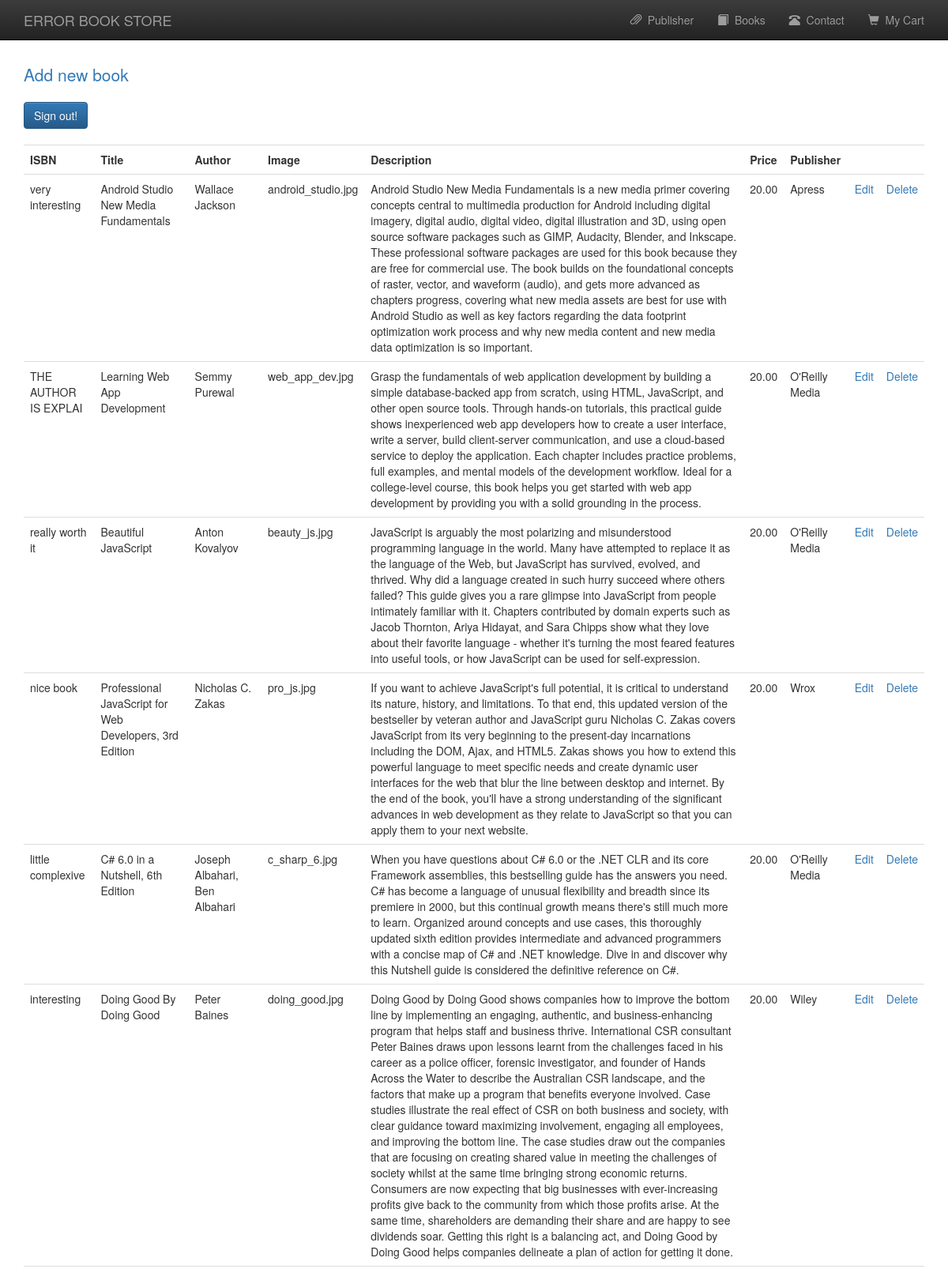
/admin_book.php (signed in, upper part), run on the app's committed database.
### tables this page shows
CREATE TABLE IF NOT EXISTS `books` (
  `book_isbn` varchar(20) NOT NULL,
  `book_title` varchar(60) DEFAULT NULL,
  `book_author` varchar(60) DEFAULT NULL,
  `book_image` varchar(40) DEFAULT NULL,
  `book_descr` text,
  `book_price` decimal(6,2) NOT NULL,
  `publisherid` int(10) unsigned NOT NULL
);

CREATE TABLE IF NOT EXISTS `publisher` (
  `publisherid` int(10) unsigned NOT NULL,
  `publisher_name` varchar(60) NOT NULL
);

### database_functions.php (called while the page is built, shortened)
<?php
	function getPubName($conn, $pubid){
		$query = "SELECT publisher_name FROM publisher WHERE publisherid = '$pubid'";
		$result = mysqli_query($conn, $query);
		$row = mysqli_fetch_assoc($result);
		return $row['publisher_name'];
	}
	function getAll($conn){
		$query = "SELECT * from books ORDER BY book_isbn DESC";
		$result = mysqli_query($conn, $query);
		return $result;
	}
?>

### admin_book.php (the view, shortened to what this page needs)
<?php
	require_once "./template/header.php";
	require_once "./functions/database_functions.php";
	$conn = db_connect();
	$result = getAll($conn);
?>
	<p class="lead"><a href="admin_add.php">Add new book</a></p>
	<a href="admin_signout.php" class="btn btn-primary">Sign out!</a>
	<table class="table" style="margin-top: 20px">
		<tr>
			<th>ISBN</th>
			<th>Title</th>
			<th>Author</th>
			<th>Image</th>
			<th>Description</th>
			<th>Price</th>
			<th>Publisher</th>
			<th>&nbsp;</th>
			<th>&nbsp;</th>
		</tr>
		<?php while($row = mysqli_fetch_assoc($result)){ ?>
		<tr>
			<td><?php echo $row['book_isbn']; ?></td>
			<td><?php echo $row['book_title']; ?></td>
			<td><?php echo $row['book_author']; ?></td>
			<td><?php echo $row['book_image']; ?></td>
			<td><?php echo $row['book_descr']; ?></td>
			<td><?php echo $row['book_price']; ?></td>
			<td><?php echo getPubName($conn, $row['publisherid']); ?></td>
			<td><a href="admin_edit.php?bookisbn=<?php echo $row['book_isbn']; ?>">Edit</a></td>
			<td><a href="admin_delete.php?bookisbn=<?php echo $row['book_isbn']; ?>">Delete</a></td>
		</tr>
		<?php } ?>
	</table>
<?php
	require_once "./template/footer.php";
?>

### jumbotron.css (style rules this page uses)
body { padding-top: 50px; padding-bottom: 20px; }
#main > :first-child { margin-top: 30px; }

### data on the page
books: book_isbn "very interesting", book_title "Android Studio New Media Fundamentals", book_author "Wallace Jackson", book_image "android_studio.jpg", book_descr "Android Studio New Media Fundamentals is a new media primer covering concepts central to multimedia production for Android including digital imagery, digital audio, digital video, digital illustration and 3D, using open source software packages such as GIMP, Audacity, Blender, and Inkscape. These professional software packages are used for this book because they are free for commercial use. The book builds on the foundational concepts of raster, vector, and waveform (audio), and gets more advanced as chapters progress, covering what new media assets are best for use with Android Studio as well as key factors regarding the data footprint optimization work process and why new media content…", book_price "20.00", publisherid.publisher_name "Apress"
books: book_isbn "THE AUTHOR IS EXPLAI", book_title "Learning Web App Development", book_author "Semmy Purewal", book_image "web_app_dev.jpg", book_descr "Grasp the fundamentals of web application development by building a simple database-backed app from scratch, using HTML, JavaScript, and other open source tools. Through hands-on tutorials, this practical guide shows inexperienced web app developers how to create a user interface, write a server, build client-server communication, and use a cloud-based service to deploy the application. Each chapter includes practice problems, full examples, and mental models of the development workflow. Ideal for a college-level course, this book helps you get started with web app development by providing you with a solid grounding in the process.", book_price "20.00", publisherid.publisher_name "O'Reilly Media"
books: book_isbn "really worth it", book_title "Beautiful JavaScript", book_author "Anton Kovalyov", book_image "beauty_js.jpg", book_descr "JavaScript is arguably the most polarizing and misunderstood programming language in the world. Many have attempted to replace it as the language of the Web, but JavaScript has survived, evolved, and thrived. Why did a language created in such hurry succeed where others failed? This guide gives you a rare glimpse into JavaScript from people intimately familiar with it. Chapters contributed by domain experts such as Jacob Thornton, Ariya Hidayat, and Sara Chipps show what they love about their favorite language - whether it's turning the most feared features into useful tools, or how JavaScript can be used for self-expression.", book_price "20.00", publisherid.publisher_name "O'Reilly Media"
books: book_isbn "nice book", book_title "Professional JavaScript for Web Developers, 3rd Edition", book_author "Nicholas C. Zakas", book_image "pro_js.jpg", book_descr "If you want to achieve JavaScript's full potential, it is critical to understand its nature, history, and limitations. To that end, this updated version of the bestseller by veteran author and JavaScript guru Nicholas C. Zakas covers JavaScript from its very beginning to the present-day incarnations including the DOM, Ajax, and HTML5. Zakas shows you how to extend this powerful language to meet specific needs and create dynamic user interfaces for the web that blur the line between desktop and internet. By the end of the book, you'll have a strong understanding of the significant advances in web development as they relate to JavaScript so that you can apply them to your next website.", book_price "20.00", publisherid.publisher_name "Wrox"
books: book_isbn "little complexive", book_title "C# 6.0 in a Nutshell, 6th Edition", book_author "Joseph Albahari, Ben Albahari", book_image "c_sharp_6.jpg", book_descr "When you have questions about C# 6.0 or the .NET CLR and its core Framework assemblies, this bestselling guide has the answers you need. C# has become a language of unusual flexibility and breadth since its premiere in 2000, but this continual growth means there's still much more to learn. Organized around concepts and use cases, this thoroughly updated sixth edition provides intermediate and advanced programmers with a concise map of C# and .NET knowledge. Dive in and discover why this Nutshell guide is considered the definitive reference on C#.", book_price "20.00", publisherid.publisher_name "O'Reilly Media"
books: book_isbn "interesting", book_title "Doing Good By Doing Good", book_author "Peter Baines", book_image "doing_good.jpg", book_descr "Doing Good by Doing Good shows companies how to improve the bottom line by implementing an engaging, authentic, and business-enhancing program that helps staff and business thrive. International CSR consultant Peter Baines draws upon lessons learnt from the challenges faced in his career as a police officer, forensic investigator, and founder of Hands Across the Water to describe the Australian CSR landscape, and the factors that make up a program that benefits everyone involved. Case studies illustrate the real effect of CSR on both business and society, with clear guidance toward maximizing involvement, engaging all employees, and improving the bottom line. The case studies draw out the…", book_price "20.00", publisherid.publisher_name "Wiley"
